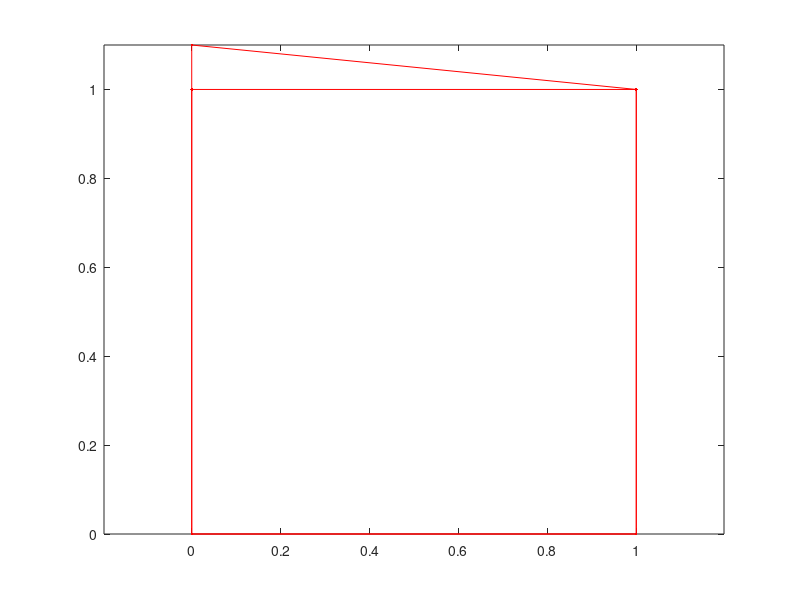

Here is the MATLAB script that generated this plot: (Note: this script raises an error after producing the figure.)

%%

close all
xy=[0 0 ; 2 0 ; 2 1 ; 1 -1 ; 0 1 ];

xy=[-1 0 ; 1 0 ; 0 1 ; 0 -1 ; -1 0];

Poly1=[0 0 ; 1 0 ; 1 1 ; 0 1 ; 0 0 ];
Poly2=[0 0 ; 1 0 ; 1 1 ; 0 1.1 ; 0 0 ];
xy=[Poly1; nan nan ; Poly2 ];

polyarea(xy(:,1),xy(:,2))

figure ; plot(xy(:,1),xy(:,2),'r.-')  ; axis equal


shape=polyshape(xy);
A=area(shape)
L=perimeter(polyshape(Poly1));
fprintf("Area/Length %f \n ",A/L)



%%

close all
inan=find(isnan(xc));
Inan=find(isnan(Xc));

Inan=[1;Inan;numel(Xc)];
inan=[1;inan;numel(xc)];

ii=1;
II=2; 

x=[xc(inan(ii)+1:inan(ii+1)-1) ; nan ; Xc(Inan(II)+1:Inan(II+1)-1)]; 
y=[yc(inan(ii)+1:inan(ii+1)-1) ; nan ; Yc(Inan(II)+1:Inan(II+1)-1)];

x=[xc(inan(ii)+1:inan(ii+1)-1) ; nan ; xc(inan(ii)+1:inan(ii+1)-1)]; 
y=[yc(inan(ii)+1:inan(ii+1)-1) ; nan ; yc(inan(ii)+1:inan(ii+1)-1)];

xy=[x y];

xy=[Xc Yc ; nan nan ; xc yc];


shape=polyshape(xy);
A=area(shape)
L=perimeter(shape)
fprintf("Area/Length %f (km)\n ",A/L/1000)


figure ; plot(xy(:,1)/1000,xy(:,2)/1000,'r.-')  ; axis equal
  